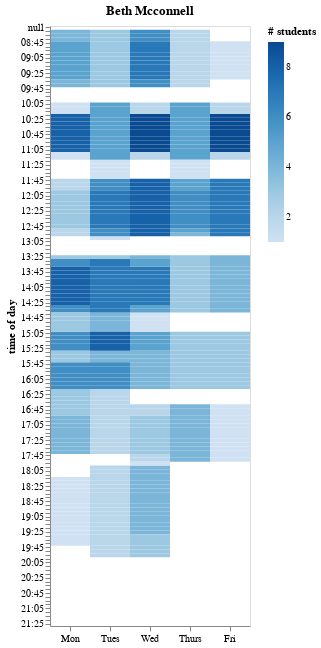

Notebook code for this chart:
### Markdown cell above
## Visualize

- I'm doing the grouping and aggregation in Polars so we won't run into the problem of too many data rows in Altair

### Code cell
advisor = advisors_list[1]

onlyHeat = (class_day_time_df
            .filter(pl.col('AdvisorName') == advisor)
            .group_by('AdvisorName','Day','Time')
            .agg(pl.col('Class').count().alias('Count'),
                 pl.col('StudentName').str.join('; ').alias('Students'))
            .plot.rect(
                x=alt.X('Day:O', axis = alt.Axis(labelAngle=0), # for some reason vertical labels by default
                          sort=days_list, 
                          scale=alt.Scale(domain=days_list), title=''),
                y=alt.Y('Time:O', 
                          title='time of day', 
                          scale=alt.Scale(domain=times_list),
                          axis=alt.Axis(labelOverlap='parity')), # default labelOverlap=false for this type of axis
                color = alt.Color('Count:Q', 
                                  scale=alt.Scale(scheme='blues'), 
                                  legend=alt.Legend(title='# students')),
                tooltip = ['Day','Time','Count','Students']
            ).properties(
                width=200,
                height=600,
                title=advisor
            )
           )
onlyHeat

### Figure 1 — Vega specification as saved in the notebook (floating-point values rounded to 4 significant figures; data arrays with more than 128 entries replaced by an {"elided": "..."} marker saying what was removed)
{"$schema": "https://vega.github.io/schema/vega/v5.json", "data": [{"name": "param_7_store"}, {"name": "source_0", "values": {"elided": "542 records"}}, {"name": "source_0_color_domain_Count", "values": [{"min": 1, "max": 9}]}], "signals": [{"name": "unit", "value": {}, "on": [{"events": "pointermove", "update": "isTuple(group()) ? group() : unit"}]}, {"name": "param_7", "update": "vlSelectionResolve(\"param_7_store\", \"union\")"}, {"name": "param_7_Day", "on": [{"events": [{"source": "view", "type": "dblclick"}], "update": "null"}, {"events": {"signal": "param_7_translate_delta"}, "update": "panLinear(param_7_translate_anchor.extent_x, -param_7_translate_delta.x / width)"}, {"events": {"signal": "param_7_zoom_delta"}, "update": "zoomLinear(domain(\"x\"), param_7_zoom_anchor.x, param_7_zoom_delta)"}]}, {"name": "param_7_Time", "on": [{"events": [{"source": "view", "type": "dblclick"}], "update": "null"}, {"events": {"signal": "param_7_translate_delta"}, "update": "panLinear(param_7_translate_anchor.extent_y, param_7_translate_delta.y / height)"}, {"events": {"signal": "param_7_zoom_delta"}, "update": "zoomLinear(domain(\"y\"), param_7_zoom_anchor.y, param_7_zoom_delta)"}]}, {"name": "param_7_tuple", "on": [{"events": [{"signal": "param_7_Day || param_7_Time"}], "update": "param_7_Day && param_7_Time ? {unit: \"\", fields: param_7_tuple_fields, values: [param_7_Day,param_7_Time]} : null"}]}, {"name": "param_7_tuple_fields", "value": [{"field": "Day", "channel": "x", "type": "E"}, {"field": "Time", "channel": "y", "type": "E"}]}, {"name": "param_7_translate_anchor", "value": {}, "on": [{"events": [{"source": "scope", "type": "pointerdown"}], "update": "{x: x(unit), y: y(unit), extent_x: domain(\"x\"), extent_y: domain(\"y\")}"}]}, {"name": "param_7_translate_delta", "value": {}, "on": [{"events": [{"source": "window", "between": [{"source": "scope", "type": "pointerdown"}, {"source": "window", "type": "pointerup"}], "type": "pointermove", "consume": true}], "update": "{x: param_7_translate_anchor.x - x(unit), y: param_7_translate_anchor.y - y(unit)}"}]}, {"name": "param_7_zoom_anchor", "on": [{"events": [{"source": "scope", "consume": true, "type": "wheel"}], "update": "{x: invert(\"x\", x(unit)), y: invert(\"y\", y(unit))}"}]}, {"name": "param_7_zoom_delta", "on": [{"events": [{"source": "scope", "consume": true, "type": "wheel"}], "update": "pow(1.001, event.deltaY * pow(16, event.deltaMode))", "force": true}]}, {"name": "param_7_modify", "on": [{"events": {"signal": "param_7_tuple"}, "update": "modify(\"param_7_store\", param_7_tuple, true)"}]}], "marks": [{"type": "rect", "name": "marks", "from": {"data": "source_0"}, "encode": {"update": {"tooltip": {"signal": "{\"Day\": isValid(datum[\"Day\"]) ? datum[\"Day\"] : \"\"+datum[\"Day\"], \"Time\": isValid(datum[\"Time\"]) ? datum[\"Time\"] : \"\"+datum[\"Time\"], \"Count\": format(datum[\"Count\"], \"\"), \"Students\": isValid(datum[\"Students\"]) ? datum[\"Students\"] : \"\"+datum[\"Students\"]}"}, "fill": {"field": "Count", "scale": "color"}, "height": {"signal": "max(0.25, bandwidth('y'))"}, "width": {"signal": "max(0.25, bandwidth('x'))"}, "y": {"field": "Time", "scale": "y"}, "x": {"field": "Day", "scale": "x"}}}, "style": ["rect"], "interactive": true}], "scales": [{"name": "x", "type": "band", "domain": ["Mon", "Tues", "Wed", "Thurs", "Fri"], "range": [0, {"signal": "width"}], "paddingInner": 0, "paddingOuter": 0}, {"name": "y", "type": "band", "domain": {"elided": "157 str values"}, "range": [0, {"signal": "height"}], "paddingOuter": 0, "paddingInner": 0}, {"name": "color", "type": "linear", "domain": [{"signal": "(data(\"source_0_color_domain_Count\")[0] || {}).min"}, {"signal": "(data(\"source_0_color_domain_Count\")[0] || {}).max"}], "range": {"scheme": "blues"}, "interpolate": "hcl", "zero": false}], "axes": [{"scale": "x", "zindex": 1, "grid": false, "orient": "bottom", "labelAngle": 0, "labelBaseline": "top"}, {"scale": "y", "zindex": 1, "title": "time of day", "grid": false, "labelOverlap": "parity", "orient": "left"}], "title": {"text": "Beth Mcconnell", "frame": "group"}, "background": "white", "width": 200, "legends": [{"title": "# students", "fill": "color", "gradientLength": {"signal": "clamp(height, 64, 200)"}}], "style": "cell", "padding": 5, "height": 600}
